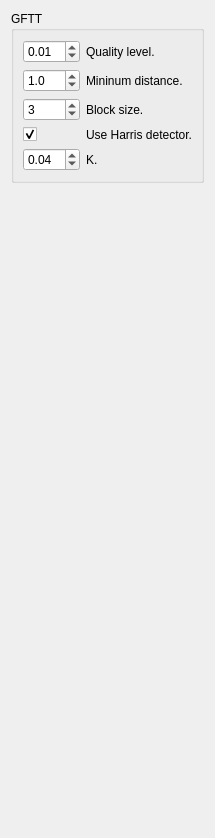
               <widget class="QWidget" name="page_16">
                <layout class="QVBoxLayout" name="verticalLayout_9">
                 <item>
                  <widget class="QGroupBox" name="groupBox_detector_gftt2">
                   <property name="title">
                    <string>GFTT</string>
                   </property>
                   <layout class="QGridLayout" name="gridLayout_21" columnstretch="0,1">
                    <item row="0" column="0">
                     <widget class="QDoubleSpinBox" name="doubleSpinBox_GFTT_qualityLevel">
                      <property name="maximum">
                       <double>1.000000000000000</double>
                      </property>
                      <property name="singleStep">
                       <double>0.010000000000000</double>
                      </property>
                      <property name="value">
                       <double>0.010000000000000</double>
                      </property>
                     </widget>
                    </item>
                    <item row="1" column="0">
                     <widget class="QDoubleSpinBox" name="doubleSpinBox_GFTT_minDistance">
                      <property name="decimals">
                       <number>1</number>
                      </property>
                      <property name="value">
                       <double>1.000000000000000</double>
                      </property>
                     </widget>
                    </item>
                    <item row="3" column="0">
                     <widget class="QCheckBox" name="checkBox_GFTT_useHarrisDetector">
                      <property name="text">
                       <string/>
                      </property>
                      <property name="checked">
                       <bool>true</bool>
                      </property>
                     </widget>
                    </item>
                    <item row="3" column="1">
                     <widget class="QLabel" name="label_172">
                      <property name="text">
                       <string>Use Harris detector.</string>
                      </property>
                      <property name="wordWrap">
                       <bool>true</bool>
                      </property>
                     </widget>
                    </item>
                    <item row="4" column="0">
                     <widget class="QDoubleSpinBox" name="doubleSpinBox_GFTT_k">
                      <property name="maximum">
                       <double>1.000000000000000</double>
                      </property>
                      <property name="singleStep">
                       <double>0.010000000000000</double>
                      </property>
                      <property name="value">
                       <double>0.040000000000000</double>
                      </property>
                     </widget>
                    </item>
                    <item row="4" column="1">
                     <widget class="QLabel" name="label_173">
                      <property name="text">
                       <string>K.</string>
                      </property>
                      <property name="wordWrap">
                       <bool>true</bool>
                      </property>
                     </widget>
                    </item>
                    <item row="2" column="0">
                     <widget class="QSpinBox" name="spinBox_GFTT_blockSize">
                      <property name="value">
                       <number>3</number>
                      </property>
                     </widget>
                    </item>
                    <item row="0" column="1">
                     <widget class="QLabel" name="label_175">
                      <property name="text">
                       <string>Quality level.</string>
                      </property>
                      <property name="wordWrap">
                       <bool>true</bool>
                      </property>
                     </widget>
                    </item>
                    <item row="1" column="1">
                     <widget class="QLabel" name="label_176">
                      <property name="text">
                       <string>Mininum distance.</string>
                      </property>
                      <property name="wordWrap">
                       <bool>true</bool>
                      </property>
                     </widget>
                    </item>
                    <item row="2" column="1">
                     <widget class="QLabel" name="label_177">
                      <property name="text">
                       <string>Block size.</string>
                      </property>
                      <property name="wordWrap">
                       <bool>true</bool>
                      </property>
                     </widget>
                    </item>
                   </layout>
                  </widget>
                 </item>
                 <item>
                  <spacer name="verticalSpacer_25">
                   <property name="orientation">
                    <enum>Qt::Vertical</enum>
                   </property>
                   <property name="sizeHint" stdset="0">
                    <size>
                     <width>20</width>
                     <height>644</height>
                    </size>
                   </property>
                  </spacer>
                 </item>
                </layout>
               </widget>
